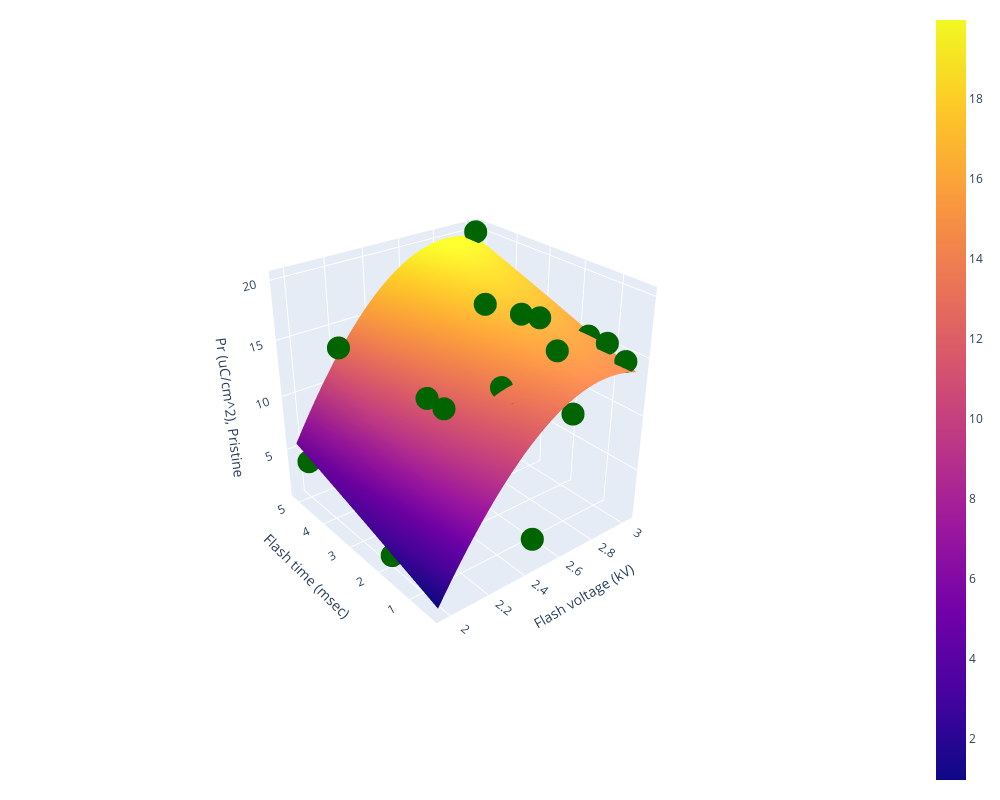

Source (notebook cell):
### Markdown cell above
# Make predictions and plot the mean surface

### Code cell
# non-log scale 3D plot

pred_labels = obs.mean.view(n, n)
# plot?...
import plotly.graph_objects as go
fig = go.Figure(data=[go.Surface(z=pred_labels.numpy().T, x=test_grid[:,0], y=test_grid[:,1], name='GP regression')])
fig.add_trace(go.Scatter3d(x=train_x[:,0].numpy(),y=train_x[:,1].numpy(),  
                        z=train_y.numpy(), mode='markers', marker={'color':'darkgreen'}, name='training data'))
fig.update_layout( width=1000, height=800,
                  legend=dict(orientation="h", yanchor="top", y=1.02, xanchor="left",x=1),
                   margin=dict(r=20, l=10, b=10, t=10), 
                    scene=dict(
                    xaxis_title="Flash voltage (kV)",
                    yaxis_title="Flash time (msec)",
                    zaxis_title='Pr (uC/cm^2), Pristine')
                )
camera = dict(
    up=dict(x=0, y=0, z=1),
    center=dict(x=0, y=0, z=0),
    eye=dict(x=-2, y=-2.5, z=1.75)
)

fig.update_layout(scene_camera=camera)
fig.show()

### Figure 1 — Plotly figure (JSON) as saved in the notebook; plotly's stock layout.template omitted (floating-point values rounded to 4 significant figures; data arrays with more than 128 entries replaced by an {"elided": "..."} marker saying what was removed)
{"data": [{"name": "GP regression", "type": "surface", "x": [1.964, 2.001, 2.038, 2.075, 2.112, 2.149, 2.186, 2.223, 2.26, 2.297, 2.334, 2.371, 2.408, 2.445, 2.482, 2.518, 2.555, 2.592, 2.629, 2.666, 2.703, 2.74, 2.777, 2.814, 2.851, 2.888, 2.925, 2.962, 2.999, 3.036], "y": [0.3393, 0.5055, 0.6718, 0.8381, 1.004, 1.171, 1.337, 1.503, 1.669, 1.836, 2.002, 2.168, 2.334, 2.501, 2.667, 2.833, 2.999, 3.166, 3.332, 3.498, 3.664, 3.831, 3.997, 4.163, 4.329, 4.496, 4.662, 4.828, 4.994, 5.161], "z": {"elided": "30x30 float values"}}, {"marker": {"color": "darkgreen"}, "mode": "markers", "name": "training data", "type": "scatter3d", "x": [2, 2, 2.2, 2.2, 2.2, 2.2, 2.5, 2.5, 2.5, 2.5, 2.5, 2.7, 2.7, 2.7, 2.7, 2.7, 3, 3, 3, 3, 3], "y": [2, 5, 1, 1.5, 2, 5, 0.5, 1, 1.5, 2, 5, 0.5, 1, 1.5, 2, 5, 0.5, 1, 1.5, 2, 5], "z": [1.39, 3.94, 4.69, 13.82, 13.81, 13.39, 2.23, 12.46, 13.74, 19.71, 15.22, 11.99, 16.41, 18.35, 17.97, 18.67, 14.65, 15.44, 15.33, 13.43, 20.14]}], "layout": {"height": 800, "legend": {"orientation": "h", "x": 1, "xanchor": "left", "y": 1.02, "yanchor": "top"}, "margin": {"b": 10, "l": 10, "r": 20, "t": 10}, "scene": {"aspectmode": "auto", "aspectratio": {"x": 1, "y": 1, "z": 1}, "camera": {"center": {"x": 0, "y": 0, "z": 0}, "eye": {"x": -2, "y": -2.5, "z": 1.75}, "up": {"x": 0, "y": 0, "z": 1}}, "xaxis": {"title": {"text": "Flash voltage (kV)"}, "type": "linear"}, "yaxis": {"title": {"text": "Flash time (msec)"}, "type": "linear"}, "zaxis": {"title": {"text": "Pr (uC/cm^2), Pristine"}, "type": "linear"}}, "width": 1000}}
